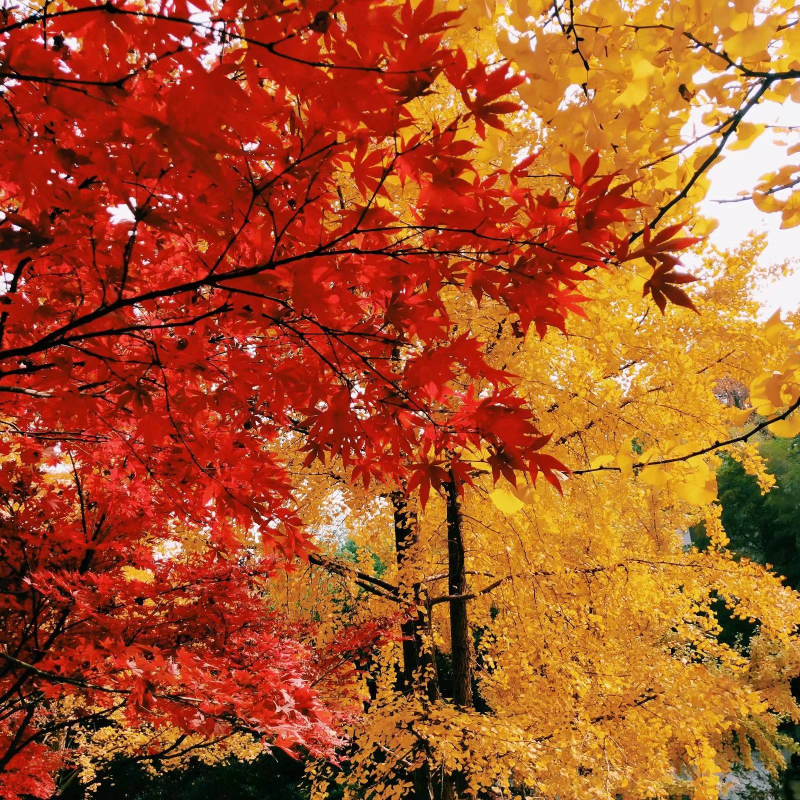
#> input picture leaves.jpeg, 1600 x 1600 px (shown at 1/2 size)
$ python '滑动条.py'
#> lines starting #> are read from the running program, lines starting #| are printed output that depends on the picture; after the words box and inside, x2 and y2 are one past the last pixel; in counts of white or black regions, pixels touching at a corner belong together
import cv2
import numpy as np
img = cv2.imread("leaves.jpeg")
#> img is the input picture: shape (1600, 1600, 3); mean B, G, R 39.5, 84.3, 169.3
imgResize = cv2.resize(img,(600,400))
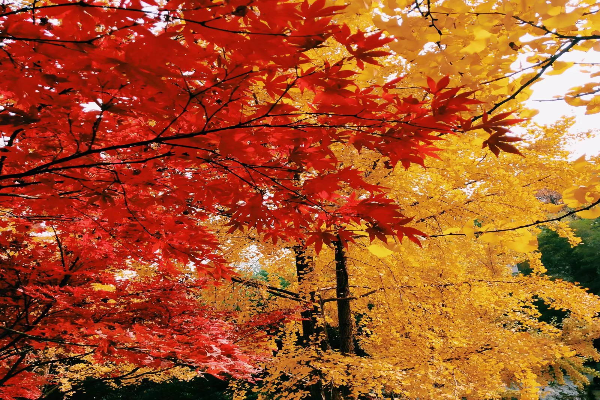
#> imgResize: shape (400, 600, 3); mean B, G, R 39.5, 84.3, 169.3
hsv = cv2.cvtColor(imgResize,cv2.COLOR_BGR2HSV)
#> hsv: shape (400, 600, 3); mean H, S, V 18.2, 199.8, 169.9

def empty(i): #回调函数
#> called with i = 0
    h_min = cv2.getTrackbarPos("Hue Min", "TrackBars")   #滑动条的数值共6个
    h_max = cv2.getTrackbarPos("Hue Max", "TrackBars")
    s_min = cv2.getTrackbarPos("Sat Min", "TrackBars")
    s_max = cv2.getTrackbarPos("Sat Max", "TrackBars")
    v_min = cv2.getTrackbarPos("Val Min", "TrackBars")
    v_max = cv2.getTrackbarPos("Val Max", "TrackBars")

    lower = np.array([h_min,s_min,v_min]) #颜色空间阈值
    upper = np.array([h_max,s_max,v_max])

    mask = cv2.inRange(hsv,lower,upper) #根据颜色空间阈值生成掩膜
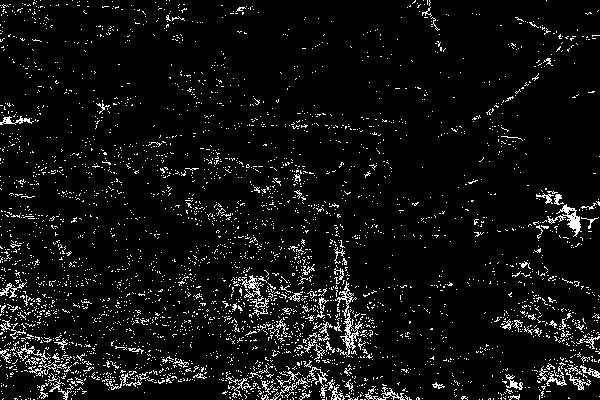
#> mask: shape (400, 600); 6.1% white in thin lines or dots
    htich = np.hstack((imgResize, hsv))
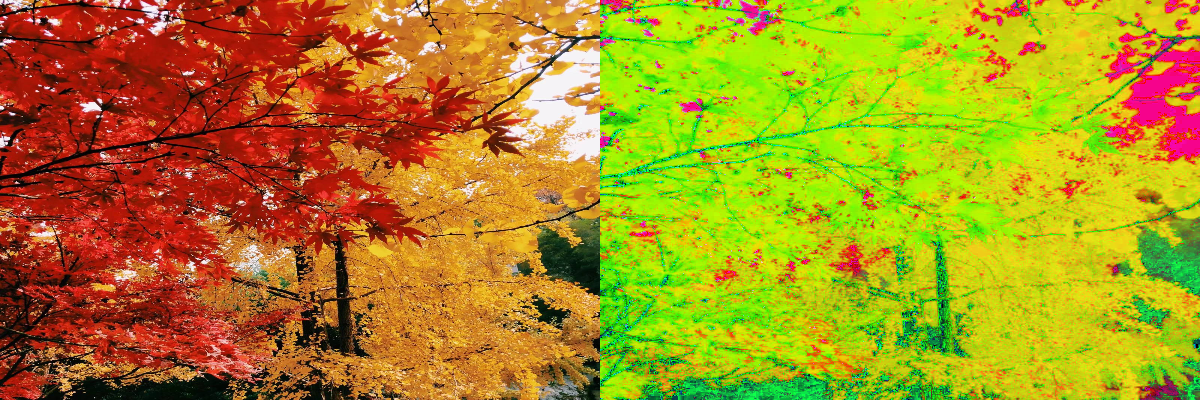
#> htich: shape (400, 1200, 3); mean B, G, R 28.9, 142.1, 169.6
    #htich2 = np.hstack((imgResize,mask))
    cv2.imshow("merged", htich)
    #cv2.imshow("merged", htich2)
    cv2.imshow("mask", mask)

cv2.namedWindow("TrackBars") #窗口标题
cv2.resizeWindow("TrackBars",640,240)#设置窗口大小
#滑动条的名字，滑动条被放置窗口的名字，滑动条默认值，滑动条的最大值，回调函数，每次滑动都会调用到回调函数
cv2.createTrackbar("Hue Min","TrackBars",0,179,empty)  #创建轨迹栏 色调最小值
cv2.createTrackbar("Hue Max","TrackBars",34,179,empty)  #179，179
cv2.createTrackbar("Sat Min","TrackBars",77,255,empty) #饱和度最小值 0，255
cv2.createTrackbar("Sat Max","TrackBars",193,255,empty) #255，255
cv2.createTrackbar("Val Min","TrackBars",9,255,empty) #明度最小值 #0，255
cv2.createTrackbar("Val Max","TrackBars",178,255,empty) #255，255

empty(0) #调用函数
cv2.waitKey(0)

$ run again, with bao.jpeg copied over leaves.jpeg
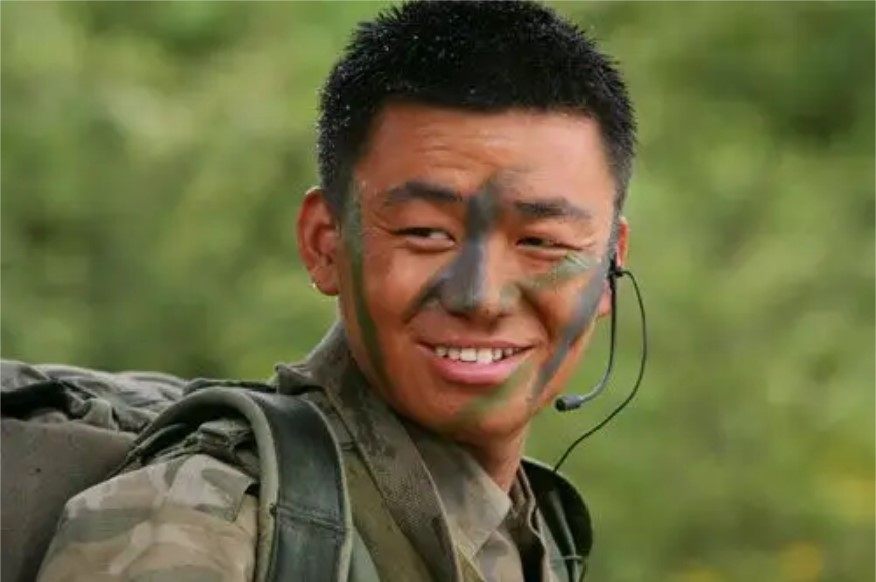
#> input picture bao.jpeg, 876 x 582 px
#> img is the input picture: shape (582, 876, 3); mean B, G, R 64.2, 106, 105.9
#> hsv: shape (400, 600, 3); mean H, S, V 32.4, 112.1, 114.6
#> in empty, `mask = cv2.inRange(hsv,lower,upper)`:
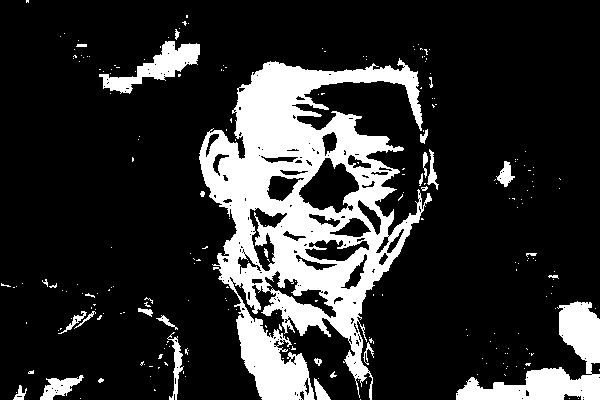
#> mask: shape (400, 600); 18.6% white; 238 white regions (208 under 20 px), largest, box (x1, y1, x2, y2) and area: (199, 58, 432, 400) 34591, (456, 301, 600, 400) 5013, (99, 41, 200, 94) 1881
#> in empty, `htich = np.hstack((imgResize, hsv))`:
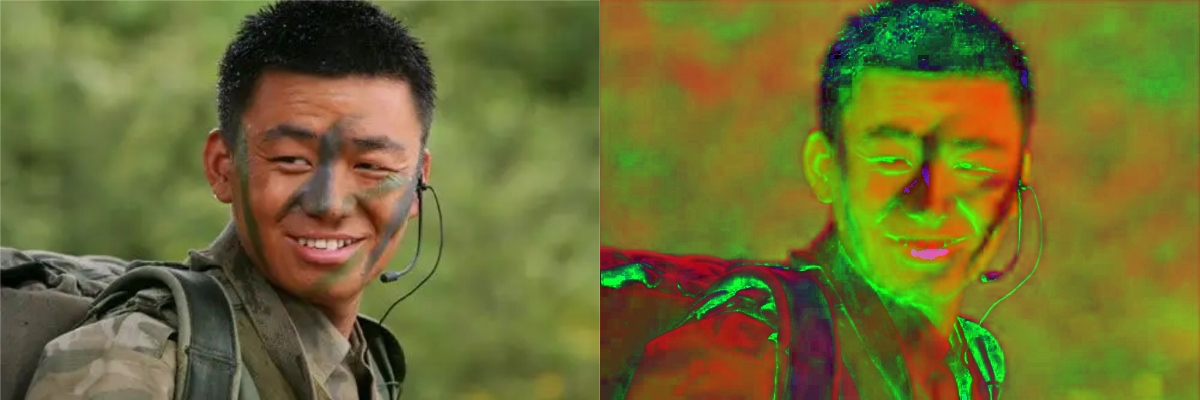
#> htich: shape (400, 1200, 3); mean B, G, R 48.2, 109, 110.2

$ run again, with cat.jpeg copied over leaves.jpeg
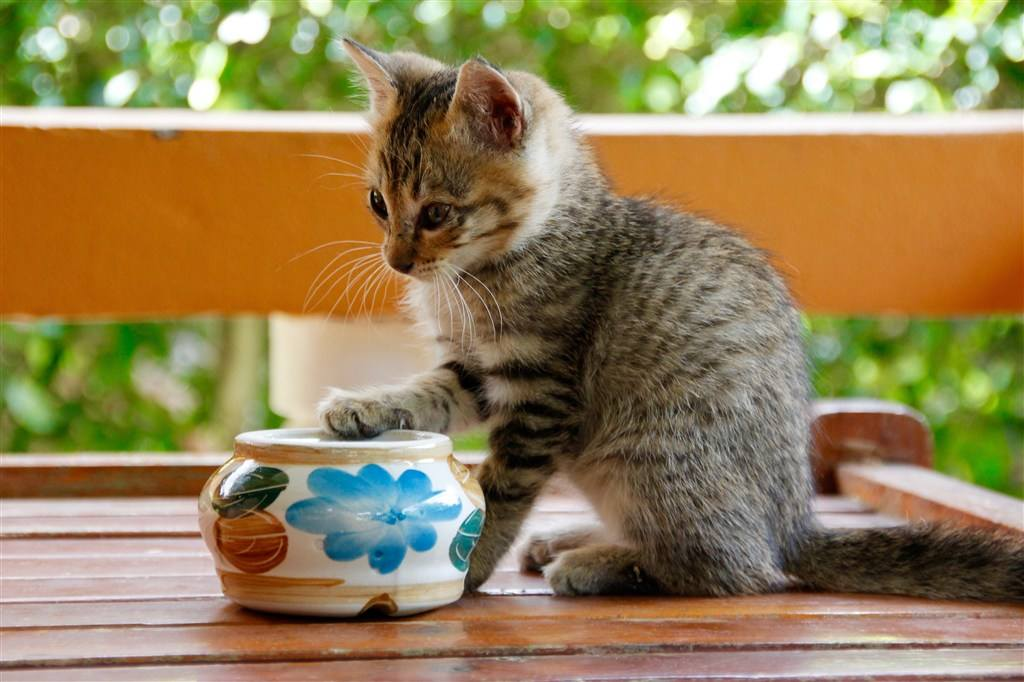
#> input picture cat.jpeg, 1024 x 682 px
#> img is the input picture: shape (682, 1024, 3); mean B, G, R 86.6, 129.3, 148.4
#> hsv: shape (400, 600, 3); mean H, S, V 30.5, 125.4, 156.3
#> in empty, `mask = cv2.inRange(hsv,lower,upper)`:
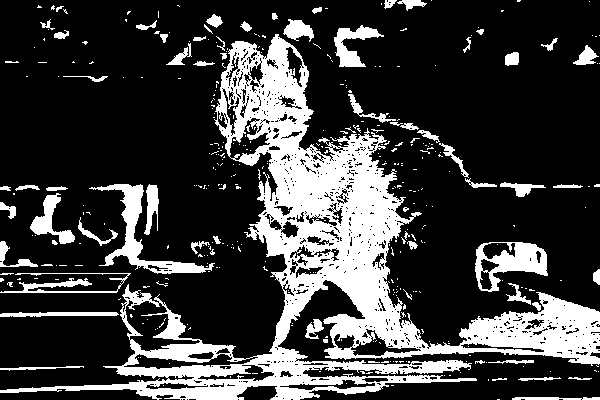
#> mask: shape (400, 600); 24.1% white; 385 white regions (319 under 20 px), largest, box (x1, y1, x2, y2) and area: (0, 34, 600, 400) 43699, (89, 184, 215, 274) 2117, (475, 242, 548, 292) 1736
#> in empty, `htich = np.hstack((imgResize, hsv))`:
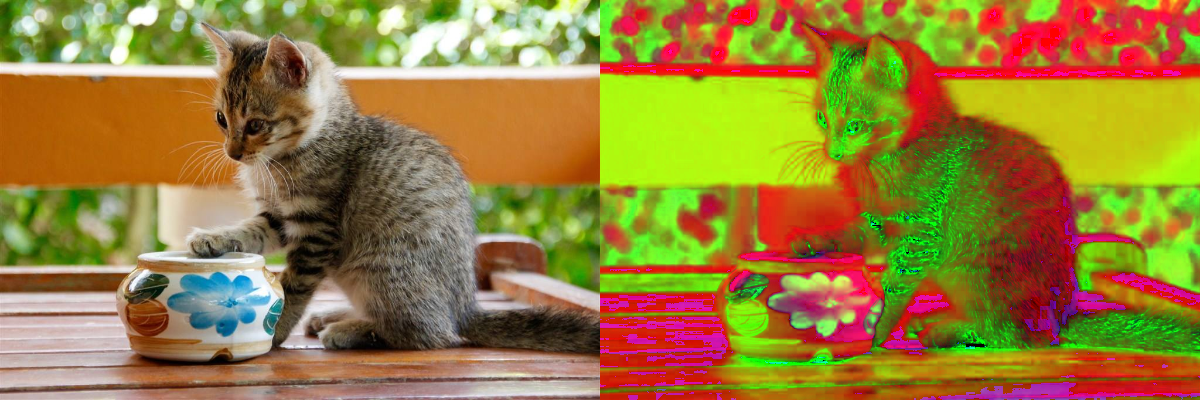
#> htich: shape (400, 1200, 3); mean B, G, R 58.5, 127.3, 152.3

$ run again, with han.jpeg copied over leaves.jpeg
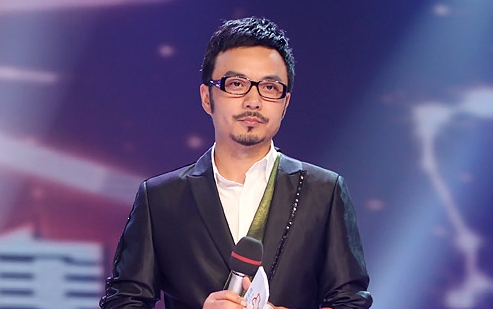
#> input picture han.jpeg, 493 x 309 px
#> img is the input picture: shape (309, 493, 3); mean B, G, R 122.8, 82.6, 92.3
#> hsv: shape (400, 600, 3); mean H, S, V 118.9, 108.3, 128.4
#> in empty, `mask = cv2.inRange(hsv,lower,upper)`:
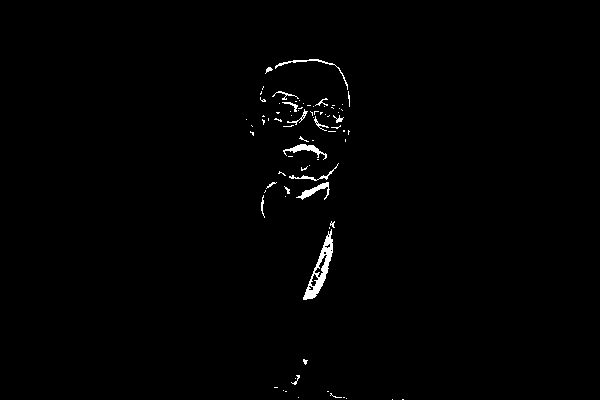
#> mask: shape (400, 600); 0.86% white; 80 white regions (63 under 20 px), largest, box (x1, y1, x2, y2) and area: (303, 229, 333, 300) 655, (283, 144, 327, 160) 212, (296, 182, 330, 200) 195
#> in empty, `htich = np.hstack((imgResize, hsv))`:
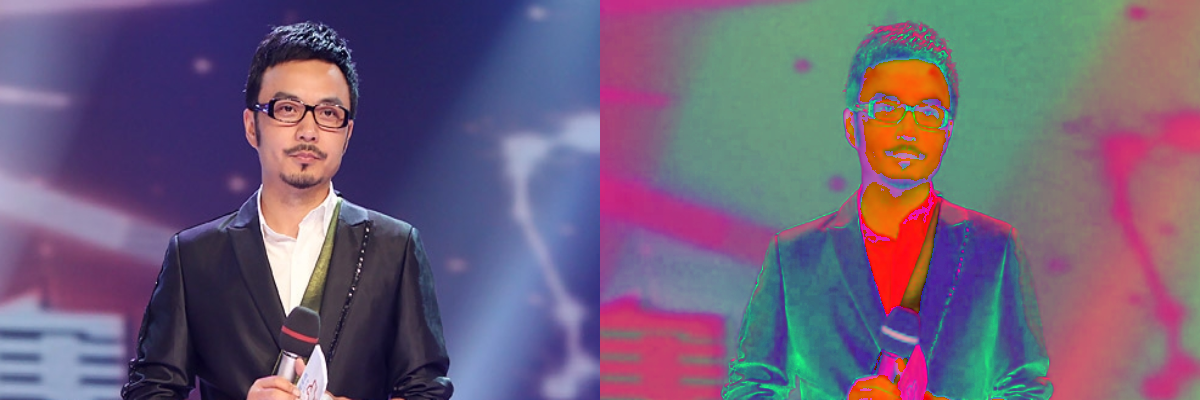
#> htich: shape (400, 1200, 3); mean B, G, R 120.8, 95.4, 110.3
